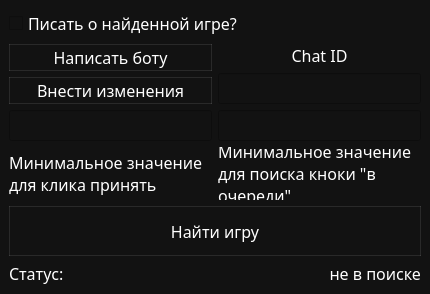
<?xml version="1.0" encoding="UTF-8"?>
<ui version="4.0">
 <class>MainWindow</class>
 <widget class="QMainWindow" name="MainWindow">
  <property name="geometry">
   <rect>
    <x>0</x>
    <y>0</y>
    <width>430</width>
    <height>294</height>
   </rect>
  </property>
  <property name="minimumSize">
   <size>
    <width>430</width>
    <height>160</height>
   </size>
  </property>
  <property name="windowTitle">
   <string>LoL Match Notifier</string>
  </property>
  <property name="windowIcon">
   <iconset resource="files.qrc">
    <normaloff>:/icons/logo.png</normaloff>:/icons/logo.png</iconset>
  </property>
  <property name="styleSheet">
   <string notr="true">QWidget {
    color: white;
    background-color: #121212;
    font-family: Rubik;
    font-size: 12pt;
}

QPushButton {
    background-color: transparent;
    border: 1px solid rgba(255,255,255,0.1);
}

QPushButton:hover {
    background-color: #666;
}

QPushButton:pressed {
    background-color: #888;
}</string>
  </property>
  <widget class="QWidget" name="centralwidget">
   <layout class="QGridLayout" name="gridLayout">
    <item row="0" column="0">
     <layout class="QVBoxLayout" name="verticalLayout_4">
      <item>
       <widget class="QCheckBox" name="checkBox">
        <property name="text">
         <string>Писать о найденной игре?</string>
        </property>
       </widget>
      </item>
      <item>
       <layout class="QHBoxLayout" name="horizontalLayout">
        <item>
         <layout class="QVBoxLayout" name="verticalLayout_3">
          <item>
           <widget class="QPushButton" name="btn_write_bot">
            <property name="sizePolicy">
             <sizepolicy hsizetype="Expanding" vsizetype="Expanding">
              <horstretch>0</horstretch>
              <verstretch>0</verstretch>
             </sizepolicy>
            </property>
            <property name="cursor">
             <cursorShape>PointingHandCursor</cursorShape>
            </property>
            <property name="text">
             <string>Написать боту</string>
            </property>
           </widget>
          </item>
          <item>
           <widget class="QPushButton" name="btn_set_id">
            <property name="sizePolicy">
             <sizepolicy hsizetype="Expanding" vsizetype="Expanding">
              <horstretch>0</horstretch>
              <verstretch>0</verstretch>
             </sizepolicy>
            </property>
            <property name="cursor">
             <cursorShape>PointingHandCursor</cursorShape>
            </property>
            <property name="text">
             <string>Внести изменения</string>
            </property>
           </widget>
          </item>
         </layout>
        </item>
        <item>
         <layout class="QVBoxLayout" name="verticalLayout_6">
          <item>
           <widget class="QLabel" name="lbl_chat_id">
            <property name="sizePolicy">
             <sizepolicy hsizetype="Preferred" vsizetype="Maximum">
              <horstretch>0</horstretch>
              <verstretch>0</verstretch>
             </sizepolicy>
            </property>
            <property name="text">
             <string>Chat ID</string>
            </property>
            <property name="alignment">
             <set>Qt::AlignCenter</set>
            </property>
           </widget>
          </item>
          <item>
           <widget class="QLineEdit" name="le_chat_id">
            <property name="cursor">
             <cursorShape>IBeamCursor</cursorShape>
            </property>
            <property name="readOnly">
             <bool>false</bool>
            </property>
           </widget>
          </item>
         </layout>
        </item>
       </layout>
      </item>
      <item>
       <layout class="QHBoxLayout" name="horizontalLayout_2">
        <property name="sizeConstraint">
         <enum>QLayout::SetDefaultConstraint</enum>
        </property>
        <property name="topMargin">
         <number>0</number>
        </property>
        <item>
         <layout class="QVBoxLayout" name="verticalLayout_2">
          <property name="topMargin">
           <number>0</number>
          </property>
          <item>
           <widget class="QLineEdit" name="le_accept_queue_sensitivity">
            <property name="sizePolicy">
             <sizepolicy hsizetype="Ignored" vsizetype="Fixed">
              <horstretch>0</horstretch>
              <verstretch>0</verstretch>
             </sizepolicy>
            </property>
           </widget>
          </item>
          <item>
           <widget class="QLabel" name="lbl_accept_queue_sensitivity">
            <property name="sizePolicy">
             <sizepolicy hsizetype="Ignored" vsizetype="Fixed">
              <horstretch>0</horstretch>
              <verstretch>0</verstretch>
             </sizepolicy>
            </property>
            <property name="minimumSize">
             <size>
              <width>0</width>
              <height>50</height>
             </size>
            </property>
            <property name="text">
             <string>Минимальное значение для клика принять</string>
            </property>
            <property name="scaledContents">
             <bool>false</bool>
            </property>
            <property name="wordWrap">
             <bool>true</bool>
            </property>
           </widget>
          </item>
         </layout>
        </item>
        <item>
         <layout class="QVBoxLayout" name="verticalLayout">
          <property name="topMargin">
           <number>0</number>
          </property>
          <item>
           <widget class="QLineEdit" name="le_in_queue_sensitivity">
            <property name="sizePolicy">
             <sizepolicy hsizetype="Ignored" vsizetype="Fixed">
              <horstretch>0</horstretch>
              <verstretch>0</verstretch>
             </sizepolicy>
            </property>
            <property name="minimumSize">
             <size>
              <width>0</width>
              <height>0</height>
             </size>
            </property>
           </widget>
          </item>
          <item>
           <widget class="QLabel" name="lbl_in_queue_sensitivity">
            <property name="sizePolicy">
             <sizepolicy hsizetype="Ignored" vsizetype="Preferred">
              <horstretch>0</horstretch>
              <verstretch>0</verstretch>
             </sizepolicy>
            </property>
            <property name="text">
             <string>Минимальное значение для поиска кноки &quot;в очереди&quot;</string>
            </property>
            <property name="wordWrap">
             <bool>true</bool>
            </property>
           </widget>
          </item>
         </layout>
        </item>
       </layout>
      </item>
      <item>
       <widget class="QPushButton" name="btn_find_game">
        <property name="enabled">
         <bool>true</bool>
        </property>
        <property name="sizePolicy">
         <sizepolicy hsizetype="Minimum" vsizetype="Minimum">
          <horstretch>0</horstretch>
          <verstretch>0</verstretch>
         </sizepolicy>
        </property>
        <property name="minimumSize">
         <size>
          <width>0</width>
          <height>50</height>
         </size>
        </property>
        <property name="cursor">
         <cursorShape>PointingHandCursor</cursorShape>
        </property>
        <property name="text">
         <string>Найти игру</string>
        </property>
        <property name="shortcut">
         <string>Return</string>
        </property>
       </widget>
      </item>
     </layout>
    </item>
    <item row="1" column="0">
     <layout class="QHBoxLayout" name="status_layout">
      <item>
       <widget class="QLabel" name="lbl_status_static">
        <property name="text">
         <string>Статус:</string>
        </property>
       </widget>
      </item>
      <item>
       <widget class="QLabel" name="lbl_status">
        <property name="text">
         <string>не в поиске</string>
        </property>
        <property name="alignment">
         <set>Qt::AlignRight|Qt::AlignTrailing|Qt::AlignVCenter</set>
        </property>
       </widget>
      </item>
     </layout>
    </item>
   </layout>
  </widget>
 </widget>
 <resources>
  <include location="files.qrc"/>
 </resources>
 <connections/>
</ui>
